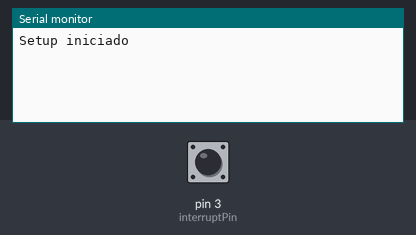
The sketch below on a simulated Arduino Uno, built with avr-gcc and run on an emulated ATmega328P. Parts: the last lines printed to the serial monitor. The test bench sets the inputs (shaded band); at power-on: pin 3 (interruptPin) HIGH.

Above: at 1.2 s.
1.3 s: pin 3 (interruptPin) pulled LOW for 0.15 s
At 2.3 s:
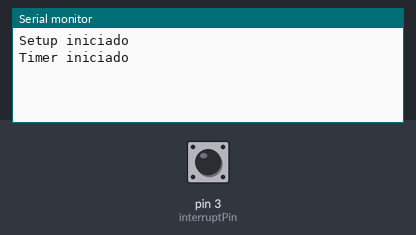
2.9 s: pin 3 (interruptPin) pulled LOW for 3.2 s
At 7.0 s:
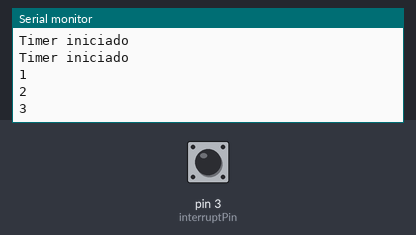

Measured:
- after the input at 1.3 s, the serial monitor: prints a new line at once (image 1)
- after the input at 2.9 s, the serial monitor: prints a new line after 1.0 s (image 2)

The sketch:

horimetro_lib_TimerOne.ino
```cpp
#include <TimerOne.h>


const byte interruptPin = 3; //usa interrupção do pino 3
unsigned int hourmeter;      //acumula o tempo da função countTime

void setup() {

  Serial.begin(9600);
  pinMode(interruptPin, INPUT_PULLUP);
  attachInterrupt(digitalPinToInterrupt(interruptPin), startHourmeter, FALLING);
  Serial.println("Setup iniciado");

}

void loop() {

    if( digitalRead(interruptPin) ){
      stopHourmeter ();
    }
/*
  for (int i = 100; i > 0; i --){
    if( digitalRead(interruptPin) ){
      stopHourmeter ();
    }
    Serial.print("For executando >>> ");
    Serial.println(i);
    delay(500);
  }
*/
}

void startHourmeter (){
  Timer1.initialize(1000000);       //TIMER IRA EXECUTAR A CADA 1 SEGUNDO (PARAMETRO EM MICROSEGUNDOS)
  Timer1.attachInterrupt(countTime);
  Serial.println("Timer iniciado");
}

void stopHourmeter (){
  Timer1.stop();
  //Serial.println("Timer pausado");
}

void countTime() {

     static byte countSecond;
     countSecond++;
     //Serial.print("Contagem de segundos = "); // mostra no monitor o o valor do contador de segundos
     Serial.println(countSecond);
     if (countSecond > 59){
      hourmeter++;
      countSecond = 0;
      Serial.print("Horimetro (em minutos) = "); // mostra no monitor o o valor do horimetro em minutos
      Serial.println(hourmeter);
     }
}

//teste ok 13/05/2020 15:25>
```
